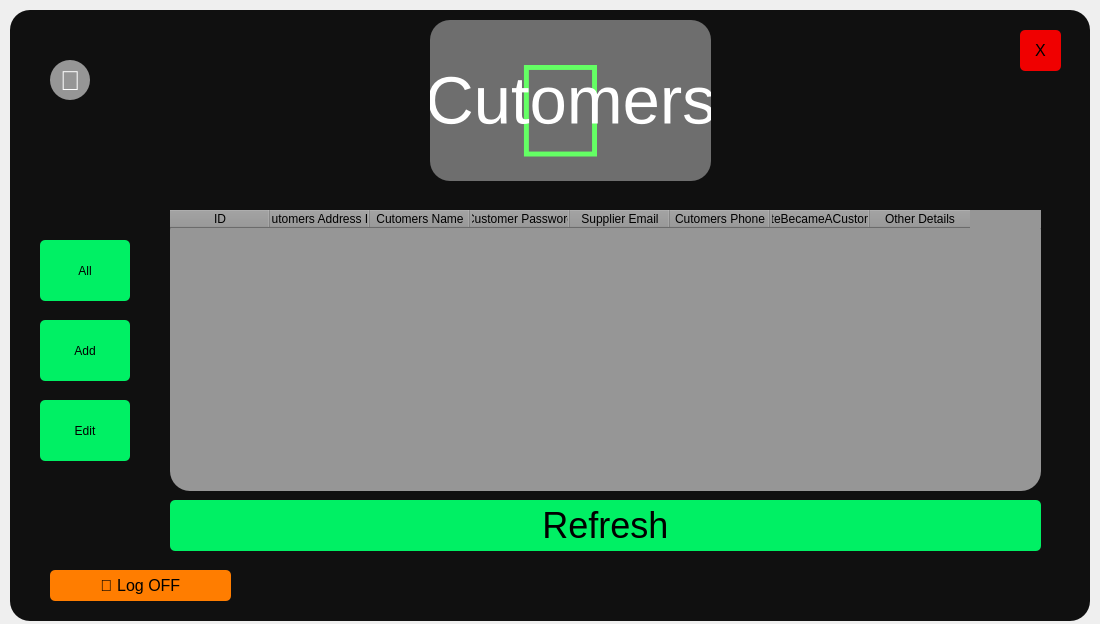
<?xml version="1.0" encoding="UTF-8"?>
<ui version="4.0">
 <class>Form</class>
 <widget class="QWidget" name="Form">
  <property name="geometry">
   <rect>
    <x>0</x>
    <y>0</y>
    <width>1100</width>
    <height>624</height>
   </rect>
  </property>
  <property name="windowTitle">
   <string>Form</string>
  </property>
  <widget class="QWidget" name="widget" native="true">
   <property name="geometry">
    <rect>
     <x>10</x>
     <y>10</y>
     <width>1080</width>
     <height>611</height>
    </rect>
   </property>
   <property name="styleSheet">
    <string notr="true">background-color:rgba(16,16,16,255);
border-radius:20px;</string>
   </property>
   <widget class="QPushButton" name="AdminPanLogOff">
    <property name="geometry">
     <rect>
      <x>40</x>
      <y>560</y>
      <width>181</width>
      <height>31</height>
     </rect>
    </property>
    <property name="font">
     <font>
      <family>Leelawadee UI</family>
      <pointsize>12</pointsize>
      <weight>50</weight>
      <bold>false</bold>
      <underline>false</underline>
      <strikeout>false</strikeout>
     </font>
    </property>
    <property name="styleSheet">
     <string notr="true">QPushButton#AdminPanLogOff{
background-color:rgba(255,125,0,255);
color:rgb(0,0,0);
border-radius:5px;
}

QPushButton#AdminPanLogOff:pressed{
background-color:rgba(255,150,0,255);
}
</string>
    </property>
    <property name="text">
     <string> Log OFF</string>
    </property>
   </widget>
   <widget class="QPushButton" name="btn_all">
    <property name="geometry">
     <rect>
      <x>30</x>
      <y>230</y>
      <width>90</width>
      <height>61</height>
     </rect>
    </property>
    <property name="styleSheet">
     <string notr="true">QPushButton#btn_all{
background-color:rgba(0,240,100,255);
color:rgb(0,0,0);
border-radius:5px;
}

QPushButton#btn_all:pressed{
background-color:rgba(0,255,150,255);
}
</string>
    </property>
    <property name="text">
     <string>All</string>
    </property>
   </widget>
   <widget class="QPushButton" name="AdminProBack">
    <property name="geometry">
     <rect>
      <x>40</x>
      <y>50</y>
      <width>40</width>
      <height>40</height>
     </rect>
    </property>
    <property name="font">
     <font>
      <family>Leelawadee UI</family>
      <pointsize>20</pointsize>
      <weight>50</weight>
      <bold>false</bold>
      <underline>false</underline>
      <strikeout>false</strikeout>
     </font>
    </property>
    <property name="styleSheet">
     <string notr="true">QPushButton#AdminProBack{
background-color:rgba(150,150,150,255);
color:rgb(255,255,255);
border-radius:20px;
}

QPushButton#AdminProBack:pressed{
background-color:rgba(200,200,200,255);
}
</string>
    </property>
    <property name="text">
     <string></string>
    </property>
   </widget>
   <widget class="QPushButton" name="btn_edit">
    <property name="geometry">
     <rect>
      <x>30</x>
      <y>390</y>
      <width>90</width>
      <height>61</height>
     </rect>
    </property>
    <property name="styleSheet">
     <string notr="true">QPushButton#btn_edit{
background-color:rgba(0,240,100,255);
color:rgb(0,0,0);
border-radius:5px;
}

QPushButton#btn_edit:pressed{
background-color:rgba(0,255,150,255);
}
</string>
    </property>
    <property name="text">
     <string>Edit</string>
    </property>
   </widget>
   <widget class="QPushButton" name="btn_add">
    <property name="geometry">
     <rect>
      <x>30</x>
      <y>310</y>
      <width>90</width>
      <height>61</height>
     </rect>
    </property>
    <property name="styleSheet">
     <string notr="true">QPushButton#btn_add{
background-color:rgba(0,240,100,255);
color:rgb(0,0,0);
border-radius:5px;
}

QPushButton#btn_add:pressed{
background-color:rgba(0,255,150,255);
}
</string>
    </property>
    <property name="text">
     <string>Add</string>
    </property>
   </widget>
   <widget class="QLabel" name="LockImage">
    <property name="geometry">
     <rect>
      <x>160</x>
      <y>10</y>
      <width>781</width>
      <height>181</height>
     </rect>
    </property>
    <property name="font">
     <font>
      <pointsize>100</pointsize>
     </font>
    </property>
    <property name="styleSheet">
     <string notr="true">color:rgba(0,255,0,255);
align:center</string>
    </property>
    <property name="text">
     <string></string>
    </property>
    <property name="alignment">
     <set>Qt::AlignCenter</set>
    </property>
   </widget>
   <widget class="QPushButton" name="btn_refresh">
    <property name="geometry">
     <rect>
      <x>160</x>
      <y>490</y>
      <width>871</width>
      <height>51</height>
     </rect>
    </property>
    <property name="font">
     <font>
      <pointsize>27</pointsize>
     </font>
    </property>
    <property name="styleSheet">
     <string notr="true">QPushButton#btn_refresh{
background-color:rgba(0,240,100,255);
color:rgb(0,0,0);
border-radius:5px;
}

QPushButton#btn_refresh:pressed{
background-color:rgba(0,255,150,255);
}
</string>
    </property>
    <property name="text">
     <string>Refresh</string>
    </property>
    <property name="iconSize">
     <size>
      <width>24</width>
      <height>28</height>
     </size>
    </property>
   </widget>
   <widget class="QTableWidget" name="AdminTableCus">
    <property name="geometry">
     <rect>
      <x>160</x>
      <y>200</y>
      <width>871</width>
      <height>281</height>
     </rect>
    </property>
    <property name="font">
     <font>
      <pointsize>15</pointsize>
     </font>
    </property>
    <property name="styleSheet">
     <string notr="true">background-color: rgb(150, 150, 150);</string>
    </property>
    <column>
     <property name="text">
      <string>ID</string>
     </property>
    </column>
    <column>
     <property name="text">
      <string>Cutomers Address ID</string>
     </property>
    </column>
    <column>
     <property name="text">
      <string>Cutomers Name</string>
     </property>
    </column>
    <column>
     <property name="text">
      <string>Customer Password</string>
     </property>
    </column>
    <column>
     <property name="text">
      <string>Supplier Email</string>
     </property>
    </column>
    <column>
     <property name="text">
      <string>Cutomers Phone</string>
     </property>
    </column>
    <column>
     <property name="text">
      <string>DateBecameACustomer</string>
     </property>
    </column>
    <column>
     <property name="text">
      <string>Other Details</string>
     </property>
    </column>
   </widget>
   <widget class="QLabel" name="LockImage_2">
    <property name="geometry">
     <rect>
      <x>420</x>
      <y>10</y>
      <width>281</width>
      <height>161</height>
     </rect>
    </property>
    <property name="font">
     <font>
      <pointsize>50</pointsize>
     </font>
    </property>
    <property name="styleSheet">
     <string notr="true">color:rgba(255,255,255,255);
align:center;
background-color: rgba(255, 255, 255, 100);</string>
    </property>
    <property name="text">
     <string>Cutomers</string>
    </property>
    <property name="alignment">
     <set>Qt::AlignCenter</set>
    </property>
   </widget>
   <widget class="QPushButton" name="Close">
    <property name="geometry">
     <rect>
      <x>1010</x>
      <y>20</y>
      <width>41</width>
      <height>41</height>
     </rect>
    </property>
    <property name="font">
     <font>
      <family>Leelawadee UI</family>
      <pointsize>12</pointsize>
      <weight>50</weight>
      <bold>false</bold>
      <underline>false</underline>
      <strikeout>false</strikeout>
     </font>
    </property>
    <property name="styleSheet">
     <string notr="true">QPushButton#Close{
background-color:rgba(240,0,0,255);
color:rgb(0,0,0);
border-radius:5px;
}

QPushButton#Close:pressed{
background-color:rgba(255,0,0,255);
}
</string>
    </property>
    <property name="text">
     <string>X</string>
    </property>
   </widget>
  </widget>
 </widget>
 <resources/>
 <connections/>
</ui>
